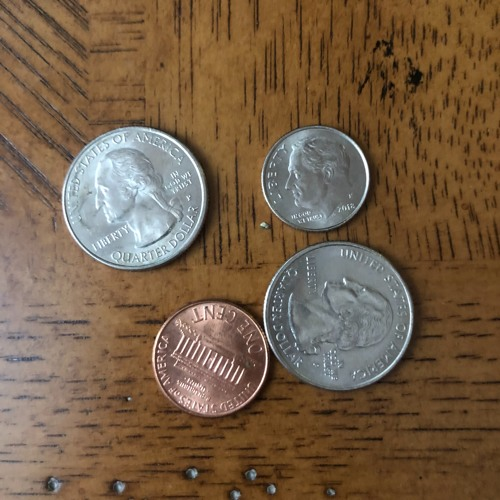
#> input picture images/test_image.jpg, 500 x 500 px
$ python -i utils.py   (imports and definitions only)
#> lines starting #> are read from the running program, lines starting #| are printed output that depends on the picture; after the words box and inside, x2 and y2 are one past the last pixel; in counts of white or black regions, pixels touching at a corner belong together
#> further down, picture is the input picture: shape (500, 500, 3); mean B, G, R 71.7, 95.3, 118.4
import cv2
import numpy as np


def img_pre_processing(img: np.ndarray) -> np.ndarray:
    img_blurred = cv2.GaussianBlur(img, (5, 5), 3)
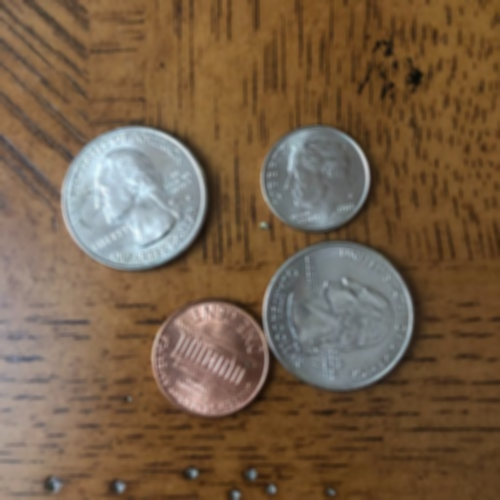
#> img_blurred: shape (500, 500, 3); mean B, G, R 71.7, 95.3, 118.4

    threshold1 = cv2.getTrackbarPos("Threshold1", "Settings")
    threshold2 = cv2.getTrackbarPos("Threshold2", "Settings")
    img_canny = cv2.Canny(img_blurred, threshold1, threshold2)
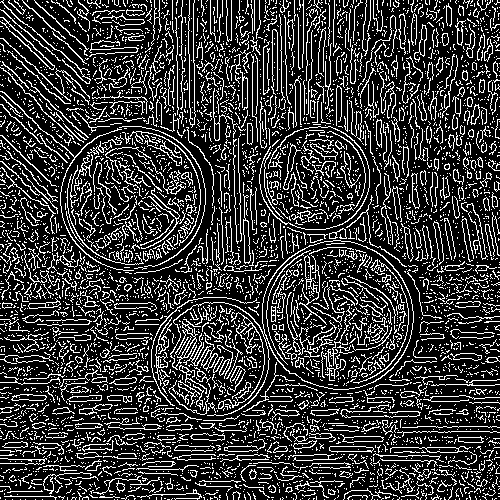
#> img_canny: shape (500, 500); 21.8% white in thin lines or dots

    kernel = np.ones((3, 3), np.uint8)

    img_dilated = cv2.dilate(img_canny, kernel, iterations=1)
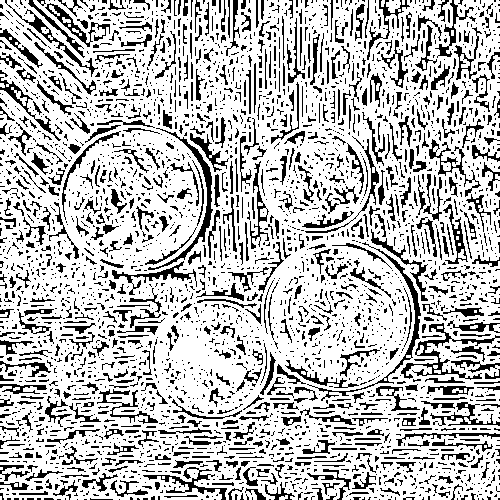
#> img_dilated: shape (500, 500); 74.4% white; black in thin lines or dots
    img_pre = cv2.morphologyEx(img_dilated,cv2.MORPH_CLOSE, kernel)
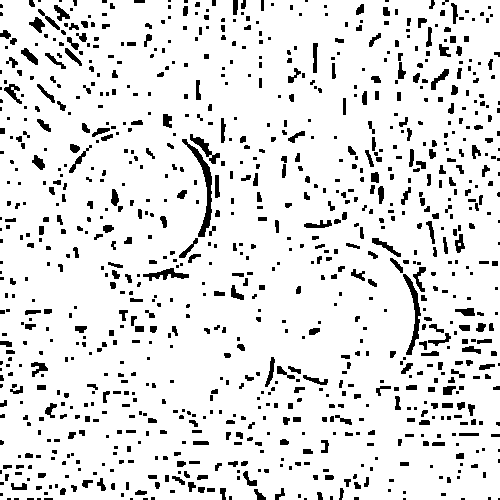
#> img_pre: shape (500, 500); 89.4% white; 964 black regions (526 under 20 px), largest, box (x1, y1, x2, y2) and area: (182, 139, 212, 237) 604, (403, 274, 421, 355) 429, (143, 268, 189, 281) 258
    return img_pre


def convert_to_bgr(image: np.ndarray) -> np.ndarray:
    if len(image.shape) == 2:
        return cv2.cvtColor(image, cv2.COLOR_GRAY2BGR)
    return image


def stack_images(*images: np.ndarray) -> np.ndarray:
    images_bgr = [convert_to_bgr(image) for image in images]
    return np.hstack(images_bgr)

>>> import cv2
>>> picture = cv2.imread('images/test_image.jpg')
>>> result = img_pre_processing(picture)
